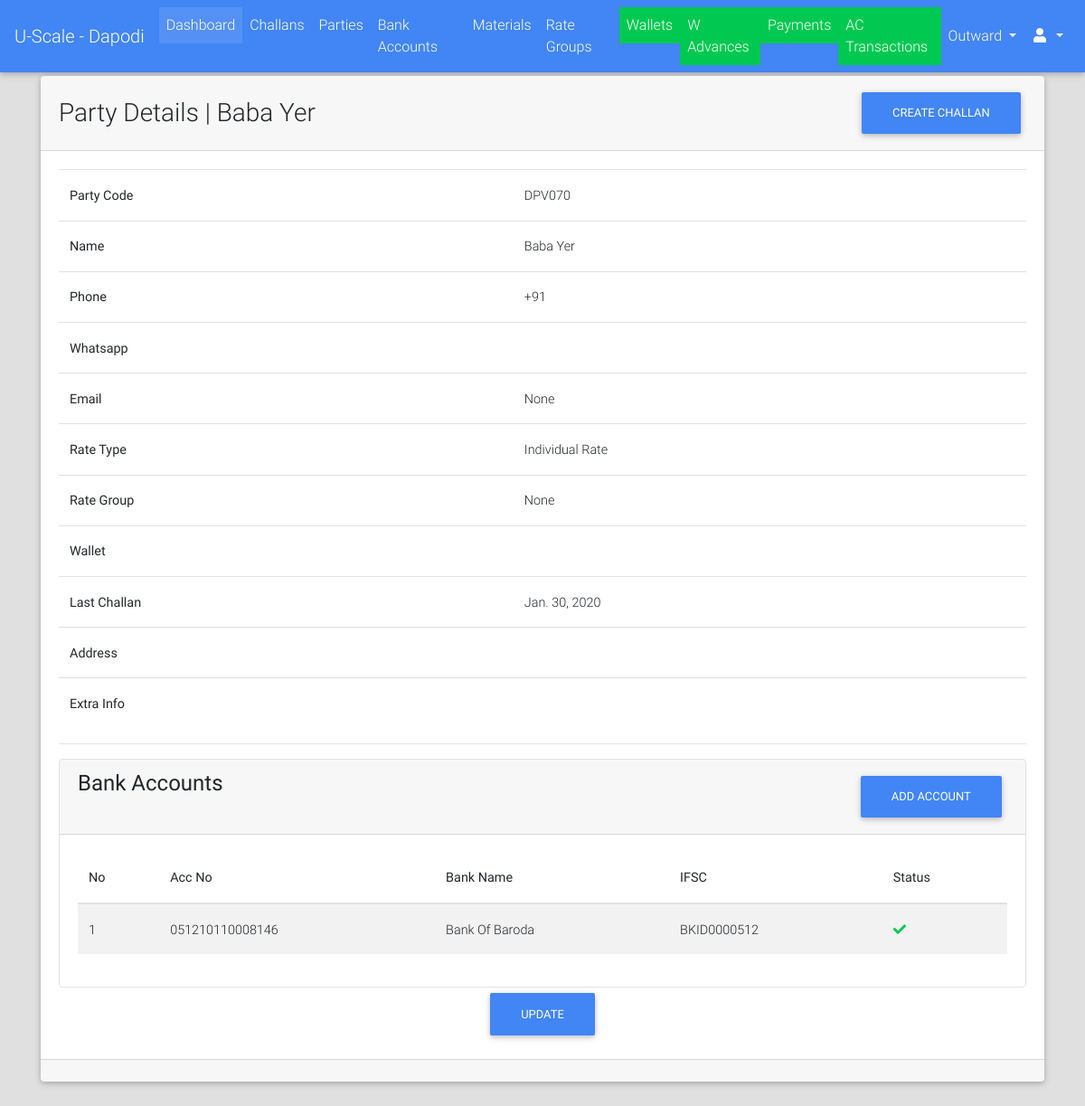
Page /parties/detail/DPV070/ (signed in) on the committed database.
### parties/models.py (models this page shows, shortened)
class Party(models.Model):
    RATE_TYPE_CHOICES = (("GR", "Group Rate"), ("IR", "Individual Rate"))
    rate_type = models.CharField(max_length=2, choices=RATE_TYPE_CHOICES)
    rate_group = models.ForeignKey("rates.RateGroup", on_delete=models.PROTECT, blank=True, null=True)
    name = models.CharField(max_length=128)
    party_code = models.CharField(max_length=32, blank=True)
    address = models.TextField(blank=True)
    phone = models.CharField(max_length=13)
    whatsapp = models.CharField(max_length=13, blank=True)
    email = models.EmailField(blank=True, null=True)
    extra_info = models.TextField(blank=True)
    is_wallet_party = models.BooleanField(default=False)
    is_active = models.BooleanField(default=True)
    class Meta:
        verbose_name = "Party"
        verbose_name_plural = "Parties"
    @property
    def get_display_text(self):
        return self.name
    @property
    def get_bank_account_add_url(self):
        return str(reverse_lazy("bank_accounts:add")) + "?ptid={}".format(self.id)
    @property
    def get_update_url(self):
        return reverse_lazy("parties:update", kwargs={"party_code": self.party_code})
    @property
    def get_challan_ad_url(self):
        return str(reverse_lazy("challans:add")) + "?ptid={}".format(self.id)

### challans/models.py (models this page shows, shortened)
class Challan(models.Model):
    STATUS_CHOICES = (("PN", "Pending"), ("DN", "Done"))
    created_by = models.ForeignKey(User, on_delete=models.PROTECT)
    party = models.ForeignKey("parties.Party", on_delete=models.CASCADE)
    challan_no = models.PositiveIntegerField(unique=True
                                             )
    vehicle_details = models.CharField(max_length=128, blank=True, null=True)
    weights_amount = models.DecimalField(max_digits=9, decimal_places=2, default=decimal.Decimal(0.00))
    extra_charges = models.DecimalField(verbose_name="Kata Charges", max_digits=9, decimal_places=2,
                                        default=decimal.Decimal(0.00), validators=[MinValueValidator(limit_value=0), MaxValueValidator(limit_value=100)])
    round_amount = models.DecimalField(max_digits=4, decimal_places=2, default=decimal.Decimal(0.00), validators=[MinValueValidator(limit_value=-10), MaxValueValidator(limit_value=10)])
    total_amount = models.DecimalField(max_digits=9, decimal_places=2, default=decimal.Decimal(0.00), validators=[MinValueValidator(limit_value=0)])
    image = models.ImageField(upload_to="payments/", blank=True, null=True)
    extra_info = models.TextField(blank=True)
    created_on = models.DateField(verbose_name="Challan Date")
    updated_on = models.DateTimeField(auto_now=True)
    is_entries_done = models.BooleanField(default=False)
    is_reports_done = models.BooleanField(default=False)
    is_rates_assigned = models.BooleanField(default=False)
    is_payed = models.BooleanField(default=False)
    status = models.CharField(max_length=2, choices=STATUS_CHOICES, default="PN")

### bank_accounts/models.py (models this page shows, shortened)
class BankAccount(models.Model):
    party = models.ForeignKey("parties.Party", on_delete=models.CASCADE)
    account_code = models.CharField(max_length=7, unique=True)
    amount_limit = models.DecimalField(max_digits=9, decimal_places=2, default=Decimal(1000000), editable=False)
    account_holder = models.CharField(max_length=128)
    acc_no = models.CharField(max_length=32)
    ifsc_code = models.CharField(max_length=11, validators=[MinLengthValidator(limit_value=11)])
    bank_name = models.CharField(max_length=64)
    branch_name = models.CharField(max_length=64, blank=True)
    is_active = models.BooleanField(default=True)

### parties/views.py (the view)
# urls.py: url(r"^detail/(?P<party_code>[0-9a-zA-Z-]+)/$", views.PartyDetailView.as_view(), name="detail"),
class PartyDetailView(LoginRequiredMixin, DetailView):
    model = Party
    template_name = "parties/detail.html"
    slug_field = "party_code"
    slug_url_kwarg = "party_code"
    def get_object(self, queryset=None):
        party = super().get_object()
        if party.is_active:
            return party
        return Http404("Party Is Not Active")

### portal/templatetags/constant_tags.py (called while the page is built)
@register.simple_tag
def get_branch_name():
    return settings.BRANCH_NAME

### portal/templates/parties/detail.html (shortened to what this page needs)
{% extends "portal/base.html" %}
{% load crispy_forms_tags %}
{% block content %}
    <div class="container">
        <div class="card">
            <div class="card-header">
                <div class="row">
                    <div class="col-lg-9 m-auto">
                        <h3 class="m-auto">Party Details | {{ party.get_display_text }}</h3>
                    </div>
                    <div class="col-lg-3">
                        <a class="float-right" href="{{ party.get_challan_ad_url }}"><button class="btn btn-primary">Create Challan</button></a>
                    </div>
                </div>
            </div>
            <div class="card-body">
                <table class="table">
                    <tbody>
                        <tr>
                             <th>Party Code</th>
                             <td>{{ party.party_code }}</td>
                         </tr>
                        <tr>
                            <th>Name</th>
                            <td>{{ party.name }}</td>
                        </tr>
                        <tr>
                            <th>Phone</th>
                            <td>{{ party.phone }}</td>
                        </tr>
                        <tr>
                            <th>Whatsapp</th>
                            <td>{{ party.whatsapp }}</td>
                        </tr>
                        <tr>
                            <th>Email</th>
                            <td>{{ party.email }}</td>
                        </tr>
                        <tr>
                            <th>Rate Type</th>
                            <td>{{ party.get_rate_type_display }}</td>
                        </tr>
                        <tr>
                            <th>Rate Group</th>
                            <td>{{ party.rate_group }}</td>
                        </tr>
                        <tr>
                            <th>Wallet</th>
                            <td>
                            </td>
                        </tr>
                        <tr>
                            <th>Last Challan</th>
                            <td>{{ party.challan_set.last.created_on }}</td>
                        </tr>
                        <tr>
                            <th>Address</th>
                            <td>{{ party.address }}</td>
                        </tr>
                        <tr>
                            <th>Extra Info</th>
                            <td>{{ party.extra_info }}</td>
                        </tr>
                    </tbody>
                </table>
                <hr>
                <div class="card border" style="box-shadow: none">
                    <div class="card-header">
                        <div class="row">
                            <div class="col-lg-9">
                                <h4 class="m-auto">Bank Accounts</h4>
                            </div>
                            <div class="col-lg-3">
                                <a href="{{ party.get_bank_account_add_url }}" class="float-right"><button class="btn btn-primary">Add Account</button></a>
                            </div>
                        </div>
                    </div>
                    <div class="card-body">
                        {% if party.bankaccount_set.exists %}
                            <table class="table table-striped">
                                <thead>
                                    <th>No</th>
                                    <th>Acc No</th>
                                    <th>Bank Name</th>
                                    <th>IFSC</th>
                                    <th>Status</th>
                                </thead>
                                <tbody>
                                    {% for bank_account in party.bankaccount_set.all %}
                                        <tr>
                                            <td>{{ forloop.counter }}</td>
                                            <td>{{ bank_account.acc_no }}</td>
                                            <td>{{ bank_account.bank_name }}</td>
                                            <td>{{ bank_account.ifsc_code }}</td>
                                            <td>
                                                {% if bank_account.is_active %}
                                                    <i class="fa fa-check text-success"></i>
                                                {% else %}
                                                    <i class="fa fa-times text-danger"></i>
                                                {% endif %}
                                            </td>
                                        </tr>
                                    {% endfor %}
                                </tbody>
                            </table>
                        {% else %}
                            <h6>No Bank Accounts</h6>
                        {% endif %}
                    </div>
                </div>
                <div class="row">
                    <a href="{{ party.get_update_url }}" class="m-auto"><button class="btn btn-primary">Update</button></a>
                </div>
            </div>
            <div class="card-footer">
            </div>
        </div>
    </div>
{% endblock %}

### rows in the picture
Party: get_display_text "Baba Yer", party_code "DPV070", name "Baba Yer", phone "+91", email "None", rate_type "Individual Rate", rate_group "None", challan_set.last.created_on "Jan. 30, 2020"
BankAccount: acc_no "051210110008146", bank_name "Bank Of Baroda", ifsc_code "BKID0000512", is_active True (drawn)
